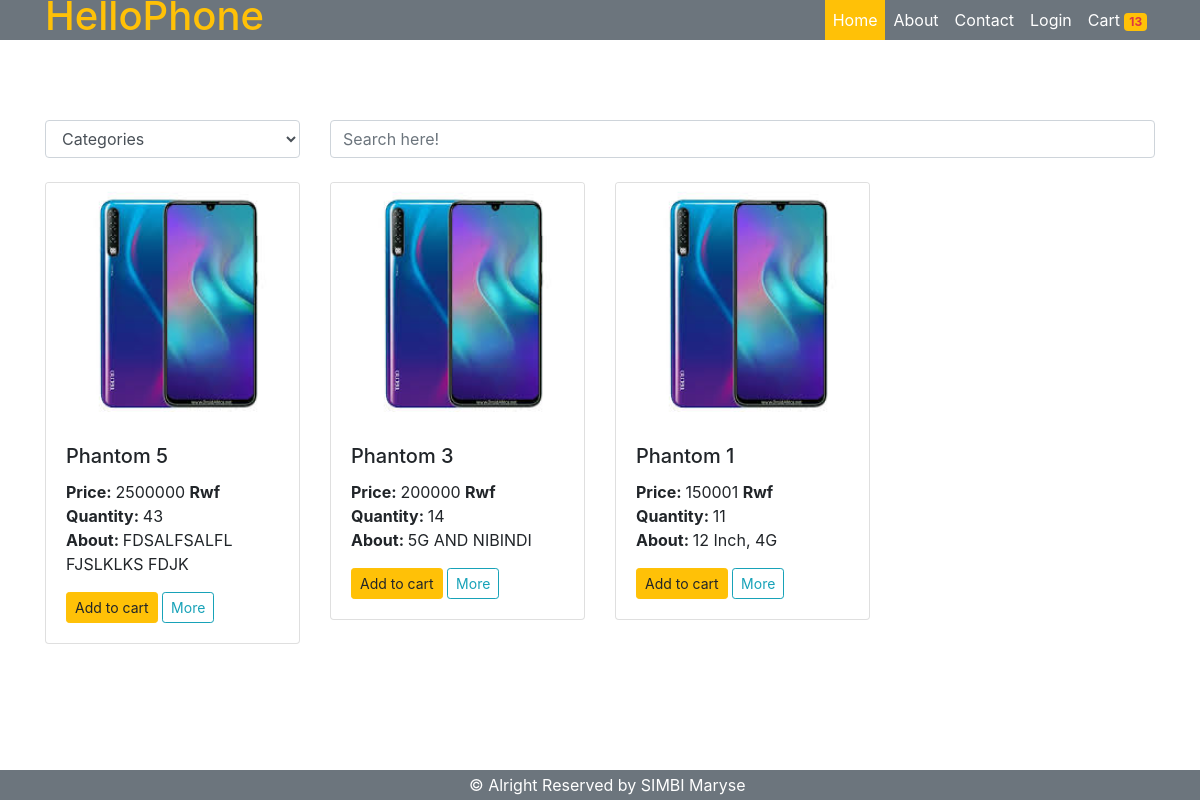
The page / on the database its author committed.
### tables this page shows
CREATE TABLE `phones` (
  `id` int(11) NOT NULL,
  `phoneName` varchar(255) NOT NULL,
  `price` varchar(100) NOT NULL,
  `phoneDescriptions` varchar(255) NOT NULL,
  `phoneImange` varchar(255) NOT NULL,
  `quantity` varchar(255) NOT NULL
);

### index.php (the view, shortened to what this page needs)
<?php
include("includes/connect.php");
?>
<!DOCTYPE html>
<html lang="en">
<head>
	<link rel="stylesheet" href="vendor/bootstrap/css/bootstrap.min.css">
</head>
<body style="overflow-y: scroll;">
<?php
include("includes/nav.php");
?>
	<div class="container">
		<div class="row">
			<div class="col-md-12">
				<div class="row">
					<div class="col-md-3">
						<select name="" id="" class="form-control">
							<option value="">Categories</option>
						</select>
					</div>
					<div class="col-md-9">
						<input type="text" placeholder="Search here!" class="form-control">
					</div>
				</div>
			</div>&nbsp;
			<div class="col-md-12">
			<?php
			$query = mysqli_query($conn,"SELECT *FROM phones ORDER BY id DESC") or die(mysqli_error($conn));
			if (mysqli_num_rows($query)>0) {
					?>
					<div class="row">
					<?php while ($row = mysqli_fetch_array($query)) {?>
							<div class="col-md-3">
							  <div class="card">
								<img src="media/phonePhoto/<?= $row['phoneImange'];?>" class="card-img-top" alt="...">
								<div class="card-body">
									<h5 class="card-title"><?= $row['phoneName']?></h5>
										<p class="card-text">
											<b>Price: </b><?= $row['price']?> <b>Rwf</b><br>
											<?php
												if ($row['quantity']>0) {?>
													<b>Quantity: </b><?= $row['quantity']?><br>
													<?php
												}else {
													?>
														<b>Quantity: </b><span class="text-danger"><b>Sold out</b></span><br>
													<?php
												}
											?>
											<b>About: </b><?= $row['phoneDescriptions']?><br>
										</p>
										<?php
												if ($row['quantity']>0) {?>
													<button class="btn btn-sm btn-warning btn-flat">Add to cart <span class="fa fa-add"></span></button>
													<?php
												}else {
													?>
														<button disabled class="btn btn-sm btn-warning btn-flat">Add to cart <span class="fa fa-add"></span></button>
													<?php
												}
											?>
									<button data-toggle="modal" data-target="#<?= "view".$row['id']; ?>" class="btn btn-sm btn-outline-info btn-flat">More</button>
							    </div>
							   </div><br>
							</div>
					<?php
				}?>
				</div><br>
				<?php
			}else{
				echo "<h3 class='alert alert-success'>No phone available</h4>";
			}
			?>
			</div>
			</div>
		</div>
	<nav class="navbar navbar-expand-lg navbar-default bg-secondary fixed-bottom" style="height:30px;">
		<div class="container">
		  <div class="col-md-3"></div>
		  <div class="col-md-6">
			  <div class="row">
				<div class="col-md-12" style="color:white;">
					&copy Alright Reserved by SIMBI Maryse
				</div>
				</div>
			  </div>
		  </div>
		  <div class="col-md-3"></div>
	  </nav>
</body>
</html>

### includes/nav.php (shortened to what this page needs)
<nav class="navbar fixed-top navbar-expand-lg navbar-dark bg-secondary fixed-top" style="height:40px;">
	<div class="container">
		<a class="navbar-brand" href="index.php">
			<h1 class="text-warning">HelloPhone</h1>
		</a>
		<div style="float: right;">
		  <div class="collapse navbar-collapse" id="navbarResponsive">
			<ul class="navbar-nav">
			  <li class="nav-item active" id="nav-home">
				<a class="nav-link" href="index.php"><p class="m-0 text-center text-white">Home</p></a>
			  </li>
				<li class="nav-item" id="nav-about">
				<a class="nav-link" href="pages/About.php"><p class="m-0 text-center text-white">About</p></a>
			  </li>
				<li class="nav-item" id="nav-contact">
					<a class="nav-link" href="pages/contact.php"><p class="m-0 text-center text-white">Contact</p></a>
				</li>
				<li class="nav-item" id="nav-contact">
					<a class="nav-link" href="pages/login.php"><p class="m-0 text-center text-white">Login</p></a>
				</li>
				<li class="nav-item" id="nav-contact">
					<a class="nav-link" href="pages/cart.php"><p class="m-0 text-center text-white">
						Cart <span class="badge badge-warning text-danger">13</span></p></a>
				</li>
			</ul>
			</div>
		 </div>
	</div>
</nav><br><br><br><br><br>

### includes/nav.php (style rules this page uses)
.active { background-color:#ffc107; transition-duration:0.5s; }

### rows shown on the page
phones: phoneImange (picture), phoneName "Phantom 5", price "2500000", quantity "43", phoneDescriptions "FDSALFSALFL FJSLKLKS FDJK", shows "Add to cart"
phones: phoneImange (picture), phoneName "Phantom 3", price "200000", quantity "14", phoneDescriptions "5G AND NIBINDI", shows "Add to cart"
phones: phoneImange (picture), phoneName "Phantom 1", price "150001", quantity "11", phoneDescriptions "12 Inch, 4G", shows "Add to cart"
